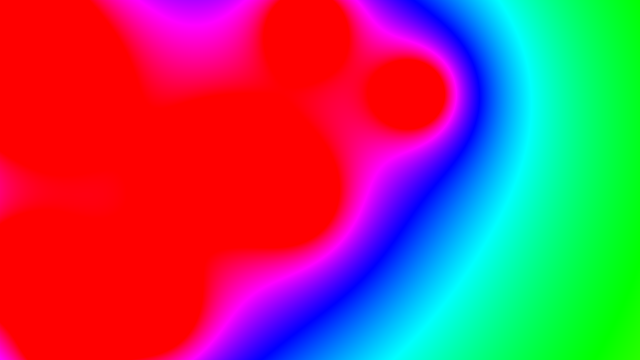
Frame 1 (no input)
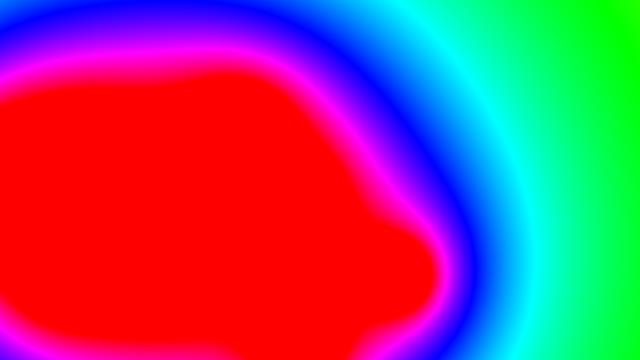
Frame 60 (the mouse pressed at the canvas centre just before this capture)
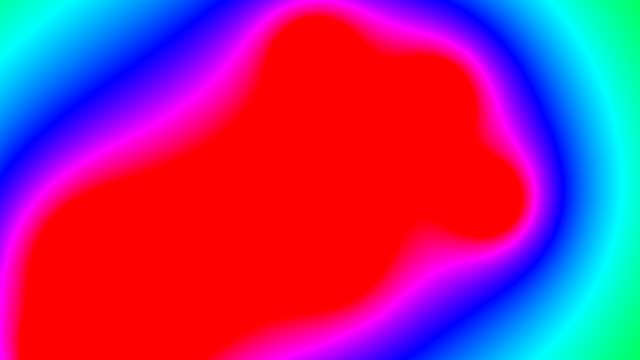
Frame 120 (the mouse held since frame 60 and released just before this capture)

The Processing sketch that drew these frames (run headless with seeded random() and noise(); from frame 60 on, the mouse is pressed at the canvas centre):

// Processing sketch: Metaballs
// ── Metaballs.pde
// Coding Train
// Coding Challenge 28 - Metaballs
// https://www.youtube.com/watch?v=ccYLb7cLB1I&list=PLRqwX-V7Uu6ZiZxtDDRCi6uhfTH4FilpH&index=31

// at 15:34 he combines with a different blob tracking project
// not doing that for now, needs a camera hooked up

ArrayList<Blob> blobs;

void setup(){
  size(640, 360);
  colorMode(HSB);
  
  blobs = new ArrayList<Blob>();
  for (int i = 0; i < 10; i++){
    blobs.add(new Blob(random(width),random(height)));
  }
}

void draw(){
  background(51);
  
  loadPixels();
  for (int x = 0; x < width; x++){
    for (int y = 0; y < height; y++){
      int index = x + y * width;

      float sum = 0;
      for (Blob b : blobs){
        float d = dist(x, y, b.pos.x, b.pos.y);
        sum += 100 * b.r / d;
      }

      pixels[index] = color(sum, 255, 255);
    }
  } 
  updatePixels();
  
  for (Blob b : blobs){
    b.update();
    //b.show();
  }
}
// ── Blob.pde
class Blob {
  PVector pos;
  float r;
  PVector vel;
  
  Blob(float x, float y){
    pos = new PVector(x,y);
    r = 40;
    vel = PVector.random2D();
    vel.mult(random(2, 5));
  }
  
  void update(){
    pos.add(vel); 
    
    if (pos.x > width || pos.x < 0){
      vel.x *= -1; 
    }
    if (pos.y > height || pos.y < 0){
      vel.y *= -1; 
    }
  }
  
  void show(){
    noFill();
    stroke(0);
    strokeWeight(4);
    ellipse(pos.x, pos.y, r*2, r*2);
  }
}
